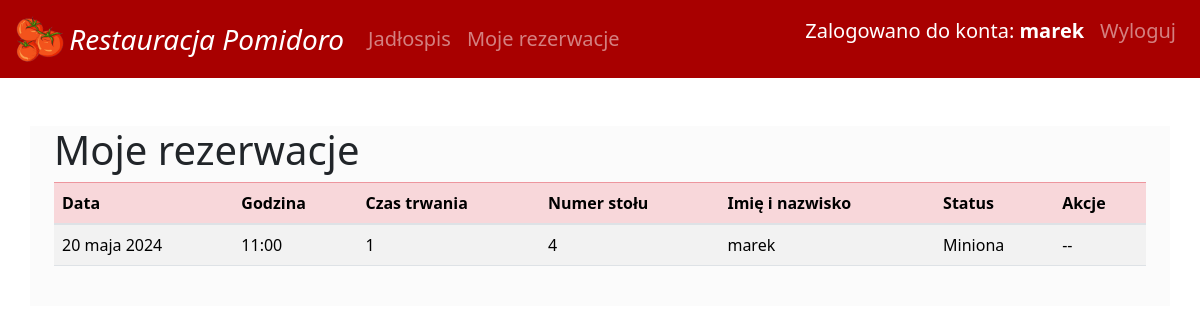
The app's page /my_reservation/ (signed in) with its own data.
### reserv/models.py (models this page shows, shortened)
class Reservation(models.Model):
    id = models.AutoField(primary_key=True)  # Dodanie kolumny ID
    table = models.ForeignKey('Table', on_delete=models.CASCADE)
    date = models.DateField()
    time = models.TimeField()
    duration = models.IntegerField(help_text="Duration in hours")
    name = models.CharField(max_length=100)
    phone = models.CharField(max_length=20)
    email = models.EmailField()
    user = models.ForeignKey(User, on_delete=models.CASCADE, related_name='reservations', default=1)

class Table(models.Model):
    number = models.IntegerField(unique=True)
    capacity = models.IntegerField()

### reserv/views.py (the view)
# urls.py: path('my_reservation/', reservation_user, name='reservation_user'),
@login_required(login_url='/login')
def reservation_user(request):
    if request.method == 'POST':
        reservation = get_object_or_404(Reservation, id=request.POST.get('id'))
        reservation.delete()
        return redirect('reservation_user')
    else:
        reservations = Reservation.objects.filter(user=request.user.id)
        reservation_status = []
        for reservation in reservations:
            if reservation.date < datetime.now().date() or (reservation.date == datetime.now().date() and reservation.time < datetime.now().time()):
                status = "Miniona"
            else:
                status = "Oczekuje"
            reservation_status.append((reservation, status))
    return render(request, 'reserv/reservation_user.html', {'reservations_status': reservation_status})

### templates/reserv/reservation_user.html (shortened to what this page needs)
{% extends 'reserv/template.html' %}
{% load static %}
{% block content %}
<div class="container mt-5">
    <h1>Moje rezerwacje</h1>
    <table class="table table-striped">
        <thead class="table-danger">
            <tr>
                <th>Data</th>
                <th>Godzina</th>
                <th>Czas trwania</th>
                <th>Numer stołu</th>
                <th>Imię i nazwisko</th>
                <th>Status</th>
                <th>Akcje</th>
            </tr>
        </thead>
        <tbody>
            {% for reservation, status in reservations_status %}
            <tr>
                <td>{{ reservation.date }}</td>
                <td>{{ reservation.time }}</td>
                <td>{{ reservation.duration }}</td>
                <td>{{ reservation.table.number }}</td>
                <td>{{ reservation.user }}</td>
                <td>{{ status }}</td>
                <td>
                    {% if status == "Miniona" %}
                        --
                    {% else %}
                        <form method="post" action="#" style="display: inline;">
                            {% csrf_token %}
                            <input name="id" type='number' value="{{reservation.id}}" style="display: none">
                            <button type="submit" class="btn btn-danger">❌ Zrezygnuj</button>
                        </form>
                    {% endif %}
                </td>
            </tr>
            {% endfor %}
        </tbody>
    </table>
    <br>
</div>
{% endblock %}

### templates/reserv/template.html (shortened to what this page needs)
<!DOCTYPE html>
<html>
<head>
    <link href="https://stackpath.bootstrapcdn.com/bootstrap/4.5.2/css/bootstrap.min.css" rel="stylesheet">
    <link rel="stylesheet" href="https://stackpath.bootstrapcdn.com/bootstrap/4.5.2/css/bootstrap.min.css">
    <link rel="stylesheet" href="https://kendo.cdn.telerik.com/2021.3.914/styles/kendo.default-v2.min.css">
    <link href="https://cdn.jsdelivr.net/npm/bootstrap@5.3.3/dist/css/bootstrap.min.css" rel="stylesheet">
    {% load static %}
</head>
<body>
    <nav class="navbar navbar-expand-lg navbar-dark pl-3 pr-3 fs-5" style="background-color: rgb(168, 0, 0);">
        <a class="navbar-brand" href="{% url 'homepage' %}"><img src="{% static 'images/logo.png' %}" style="width: 6vh;">
            <i style="font-size: 3.5vh; vertical-align: middle;"> Restauracja Pomidoro</i></a>
        <div class="collapse navbar-collapse" id="navbarSupportedContent">
            <ul class="navbar-nav mr-auto">
                <li class="nav-item">
                    <a class="nav-link" href="{% url 'restaurant_menu' %}">Jadłospis</a>
                </li>
                <li class="nav-item">
                    <a class="nav-link" href="{% url 'reservation_user' %}">Moje rezerwacje</a>
                </li>
            </ul>
            <ul class="navbar-nav ml-auto">
                    {% if user.is_authenticated %}
                    <li class="nav-item">
                        <p class="nav-link active">Zalogowano do konta: <b>{{user.username}}</b></p>
                    </li>
                    {% endif %}
                    {% if user.is_authenticated %}
                    <li class="nav-item" style="margin: 0; padding: 0;">
                        <form action="{% url 'logout_' %}" method="post" style="margin: 0; padding: 0;">
                            <button class="btn nav-link">Wyloguj</button>
                        </form>
                    </li>
                    {% endif %}
            </ul>
        </div>
    </nav>
    <div id="bg" class="container mt-3 mb-3">
        {% block content %}{% endblock %}
    </div>
</body>
</html>

### records on screen
Reservation: date "20 maja 2024", time "11:00", duration "1", table.number "4", user "marek", status "Miniona"

### other values on screen
{{ user.username }} "marek"
